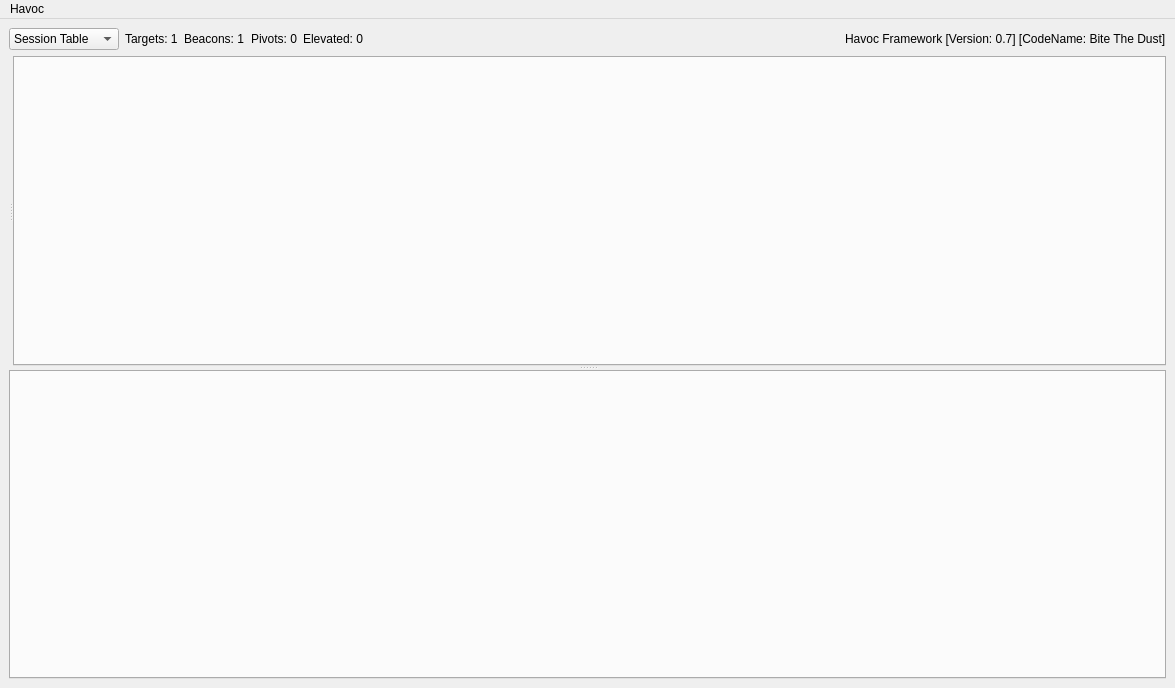
<?xml version="1.0" encoding="UTF-8"?>
<ui version="4.0">
 <class>HavocMainWindow</class>
 <widget class="QMainWindow" name="HavocMainWindow">
  <property name="geometry">
   <rect>
    <x>0</x>
    <y>0</y>
    <width>1175</width>
    <height>688</height>
   </rect>
  </property>
  <property name="windowTitle">
   <string>MainWindow</string>
  </property>
  <widget class="QWidget" name="CentralWidget">
   <layout class="QGridLayout" name="gridLayout">
    <item row="0" column="3">
     <widget class="QLabel" name="label_3">
      <property name="text">
       <string>Pivots: 0</string>
      </property>
     </widget>
    </item>
    <item row="0" column="1">
     <widget class="QLabel" name="label">
      <property name="text">
       <string>Targets: 1</string>
      </property>
     </widget>
    </item>
    <item row="0" column="2">
     <widget class="QLabel" name="label_2">
      <property name="text">
       <string>Beacons: 1</string>
      </property>
     </widget>
    </item>
    <item row="0" column="5">
     <spacer name="horizontalSpacer">
      <property name="orientation">
       <enum>Qt::Horizontal</enum>
      </property>
      <property name="sizeHint" stdset="0">
       <size>
        <width>40</width>
        <height>20</height>
       </size>
      </property>
     </spacer>
    </item>
    <item row="0" column="0">
     <widget class="QComboBox" name="comboBox">
      <item>
       <property name="text">
        <string>Session Table</string>
       </property>
      </item>
      <item>
       <property name="text">
        <string>Session Graph</string>
       </property>
      </item>
     </widget>
    </item>
    <item row="0" column="4">
     <widget class="QLabel" name="label_4">
      <property name="text">
       <string>Elevated: 0</string>
      </property>
     </widget>
    </item>
    <item row="0" column="6">
     <widget class="QLabel" name="label_5">
      <property name="text">
       <string>Havoc Framework [Version: 0.7] [CodeName: Bite The Dust]</string>
      </property>
     </widget>
    </item>
    <item row="1" column="0" colspan="7">
     <widget class="QSplitter" name="SplitterTopBottom">
      <property name="orientation">
       <enum>Qt::Vertical</enum>
      </property>
      <widget class="QSplitter" name="SplitterLeftRight">
       <property name="orientation">
        <enum>Qt::Horizontal</enum>
       </property>
       <widget class="QStackedWidget" name="StackedWidget">
        <widget class="QWidget" name="page"/>
        <widget class="QWidget" name="page_2"/>
       </widget>
       <widget class="QTabWidget" name="TabbedWidgetTop"/>
      </widget>
      <widget class="QTabWidget" name="TabbedWidgetBottom">
       <property name="currentIndex">
        <number>-1</number>
       </property>
      </widget>
     </widget>
    </item>
   </layout>
  </widget>
  <widget class="QMenuBar" name="menuBar">
   <property name="geometry">
    <rect>
     <x>0</x>
     <y>0</y>
     <width>1175</width>
     <height>23</height>
    </rect>
   </property>
   <widget class="QMenu" name="menuHavoc">
    <property name="title">
     <string>Havoc</string>
    </property>
   </widget>
   <addaction name="menuHavoc"/>
  </widget>
 </widget>
 <resources/>
 <connections/>
</ui>
